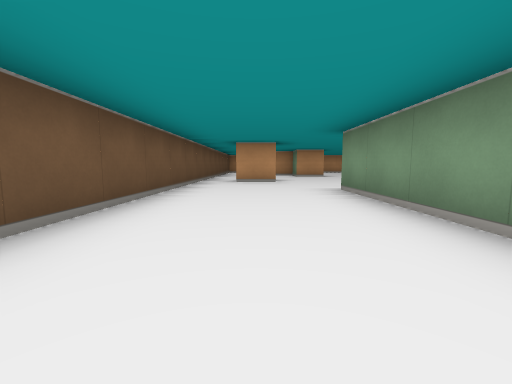
View 1 (above)

18 first-person views from a walk through a cub3D ray-caster map. The camera is about half as high as the walls, tilts 6° down and sees 90° across. The floor is counted in squares. Each view is taken from the middle of a square. On the plan, view 1 faces up. The plan holds only what a view shows up to about 9 squares ahead; the rest is blank. The place goes on beyond the plan.

View 2
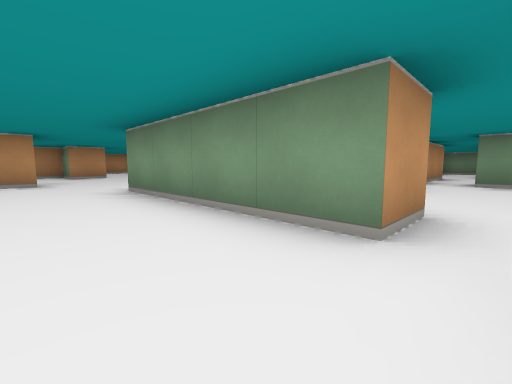

View 3
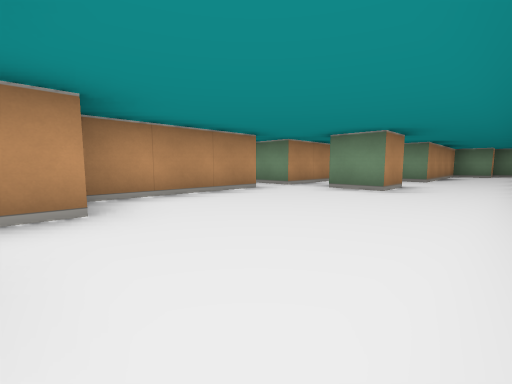

View 4
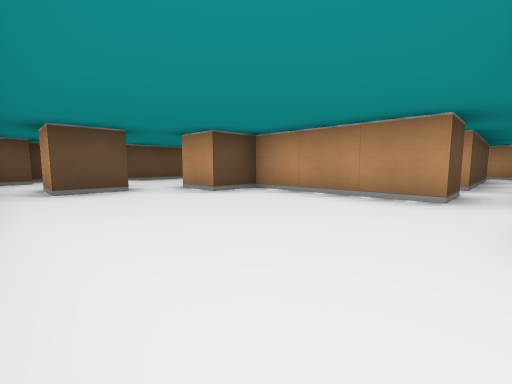

View 5
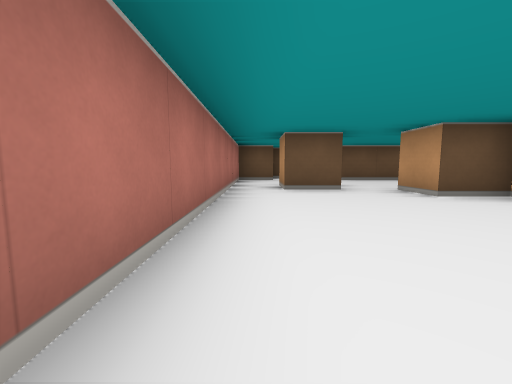

View 6
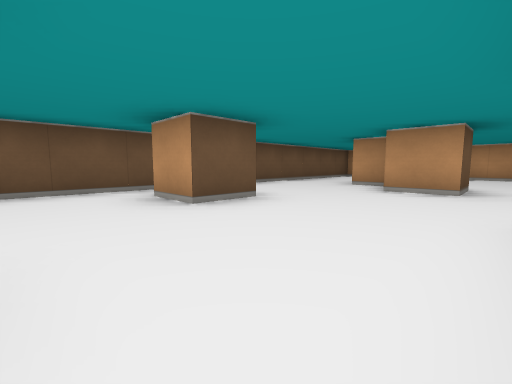

View 7
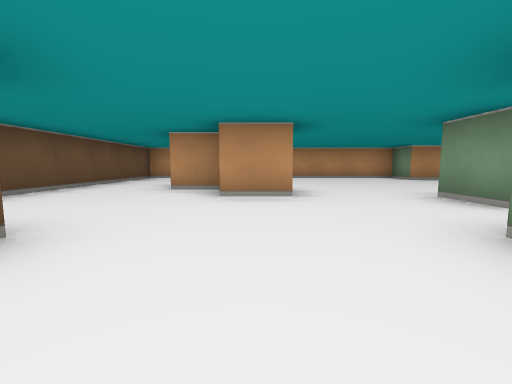

View 8
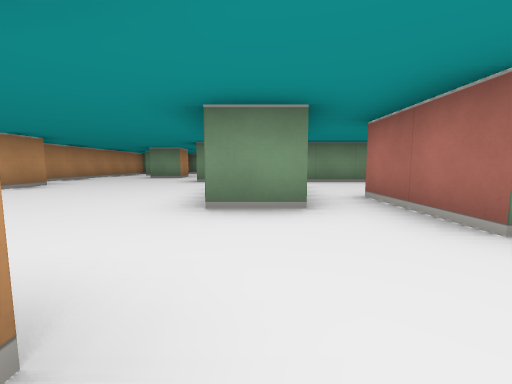

View 9
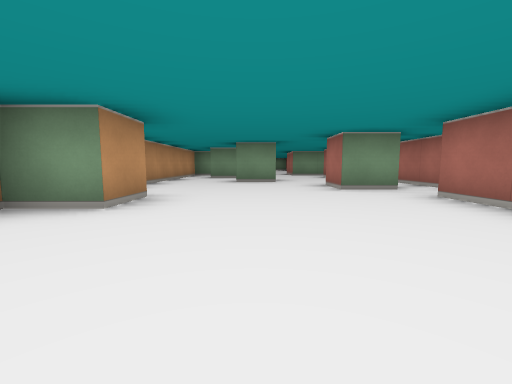

View 10
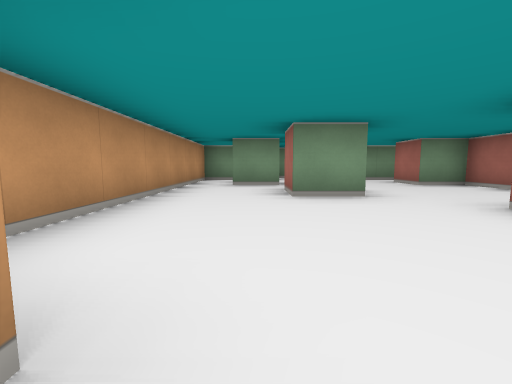

View 11
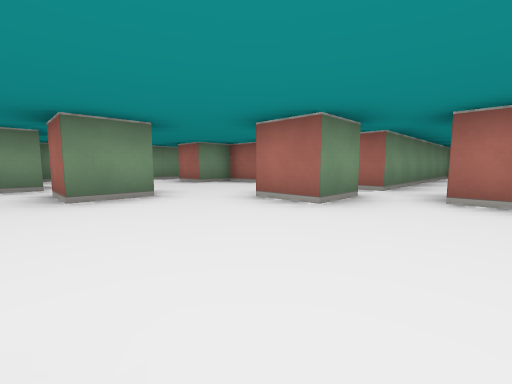

View 12
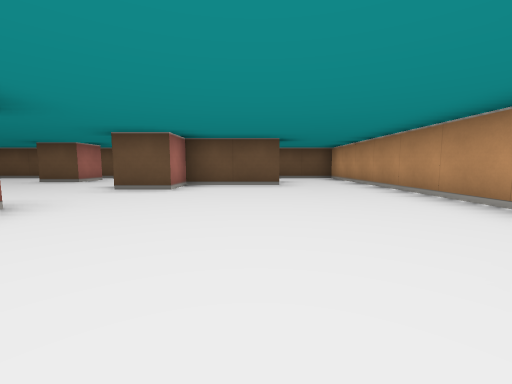

View 13
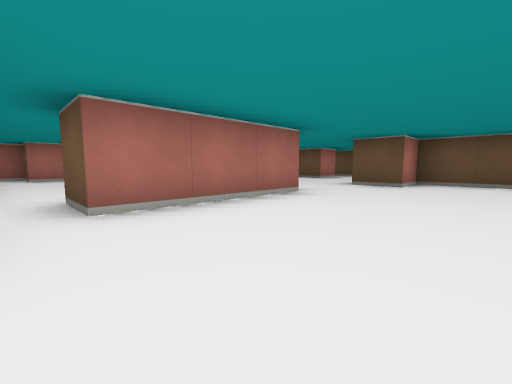

View 14
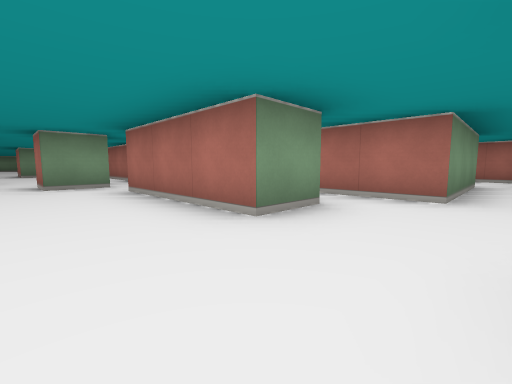

View 15
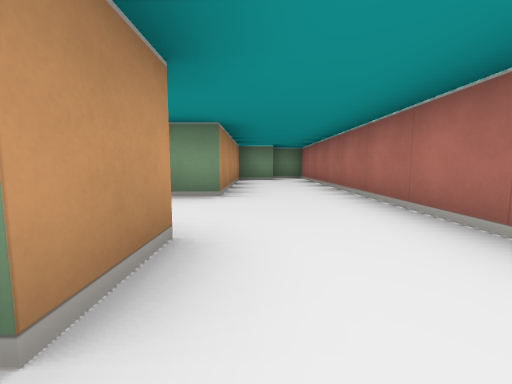

View 16
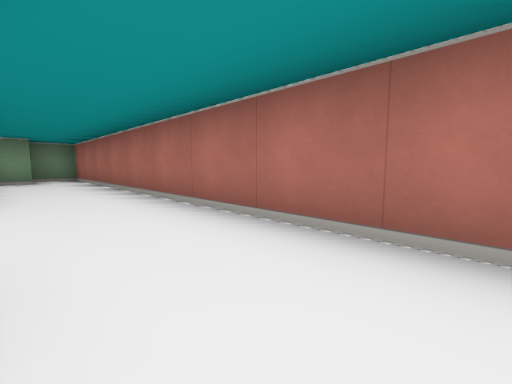

View 17
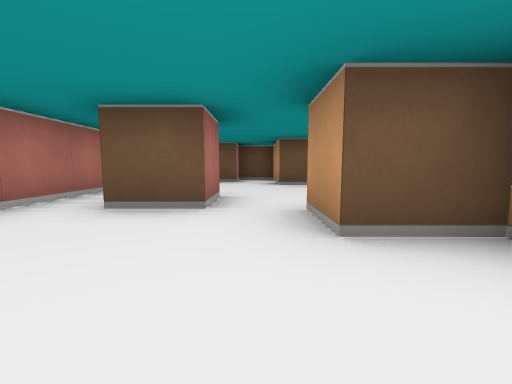

View 18
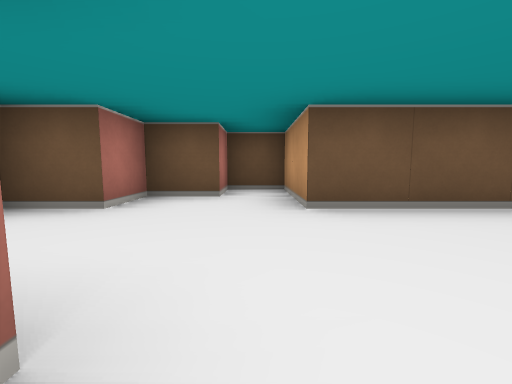

### Floor plan
Ten units are one square. View 1 is at (0, 0); x grows to the right and y downward. Boxes are objects, and circles mark ways between rooms. Rooms are numbered by the first view taken in them; rooms with no view inside come last. Other rooms are left out.
<svg viewBox="-40 -150 195 180">
<path fill="none" stroke="#000" d="M35 -45 35 -75 45 -75M45 -84 45 -95M-5 -75 5 -75 5 -65 -5 -65M55 -15 25 -15 25 -5 15 -5 15 -45M25 -105 25 -95 15 -95 15 -105 5 -105M5 5 15 5 15 15 5 15M75 5 65 5 65 -5M95 -15 65 -15M5 -145 -15 -145 -15 -5 -35 -5 -35 5 -25 5 -25 15 -15 15 -15 25 145 25 145 15M135 16 135 5 95 5 95 -2M75 -135 65 -135 65 -145 5 -145M85 -94 85 -105 95 -105M110 -115 105 -115 105 -125 115 -125M85 -85 125 -85 125 -95 135 -95M45 -95 75 -95 75 -85M125 -124 125 -135M15 -126 15 -105 25 -105M145 -136 145 -145 85 -145M145 -89 145 -105M68 -35 75 -35 75 -25 80 -25M60 -85 54 -85M45 -75 55 -75 55 -35M85 -25 85 -85M30 -25 38 -25M55 -25 55 -15M65 -15 65 -25"/>
<circle cx="0" cy="-135" r="3" fill="#2a7"/>
<circle cx="35" cy="-95" r="3" fill="#2a7"/>
<circle cx="50" cy="-80" r="3" fill="#2a7"/>
<circle cx="30" cy="-40" r="3" fill="#2a7"/>
<circle cx="60" cy="-20" r="3" fill="#2a7"/>
<circle cx="80" cy="-80" r="3" fill="#2a7"/>
<circle cx="60" cy="-30" r="3" fill="#2a7"/>
<text x="30" y="-50">1</text>
<text x="80" y="-120">2</text>
<text x="70" y="-60">3</text>
<text x="40" y="-30">4</text>
</svg>
Room 1 opens to room 2. Room 1 opens to room 3. Room 1 opens to room 4. Room 2 opens to room 3. Room 3 opens to room 4.

Where each view was taken, in squares from view 1:
view 1: 0 up, 0 right, facing up
view 2: 0 up, 0 right, facing up-right
view 3: 2 down, 2 right, facing up-right
view 4: 2 down, 6 right, facing up-left
view 5: 2 down, 6 right, facing left
view 6: 5 up, 3 right, facing up-left
view 7: 6 up, 2 right, facing up
view 8: 9 up, 2 right, facing right
view 9: 12 up, 4 right, facing right
view 10: 13 up, 7 right, facing right
view 11: 13 up, 7 right, facing down-right
view 12: 12 up, 7 right, facing left
view 13: 12 up, 8 right, facing down-left
view 14: 11 up, 3 right, facing down-right
view 15: 1 down, 6 right, facing right
view 16: 1 down, 6 right, facing down-right
view 17: 0 up, 4 right, facing left
view 18: 0 up, 1 right, facing left
